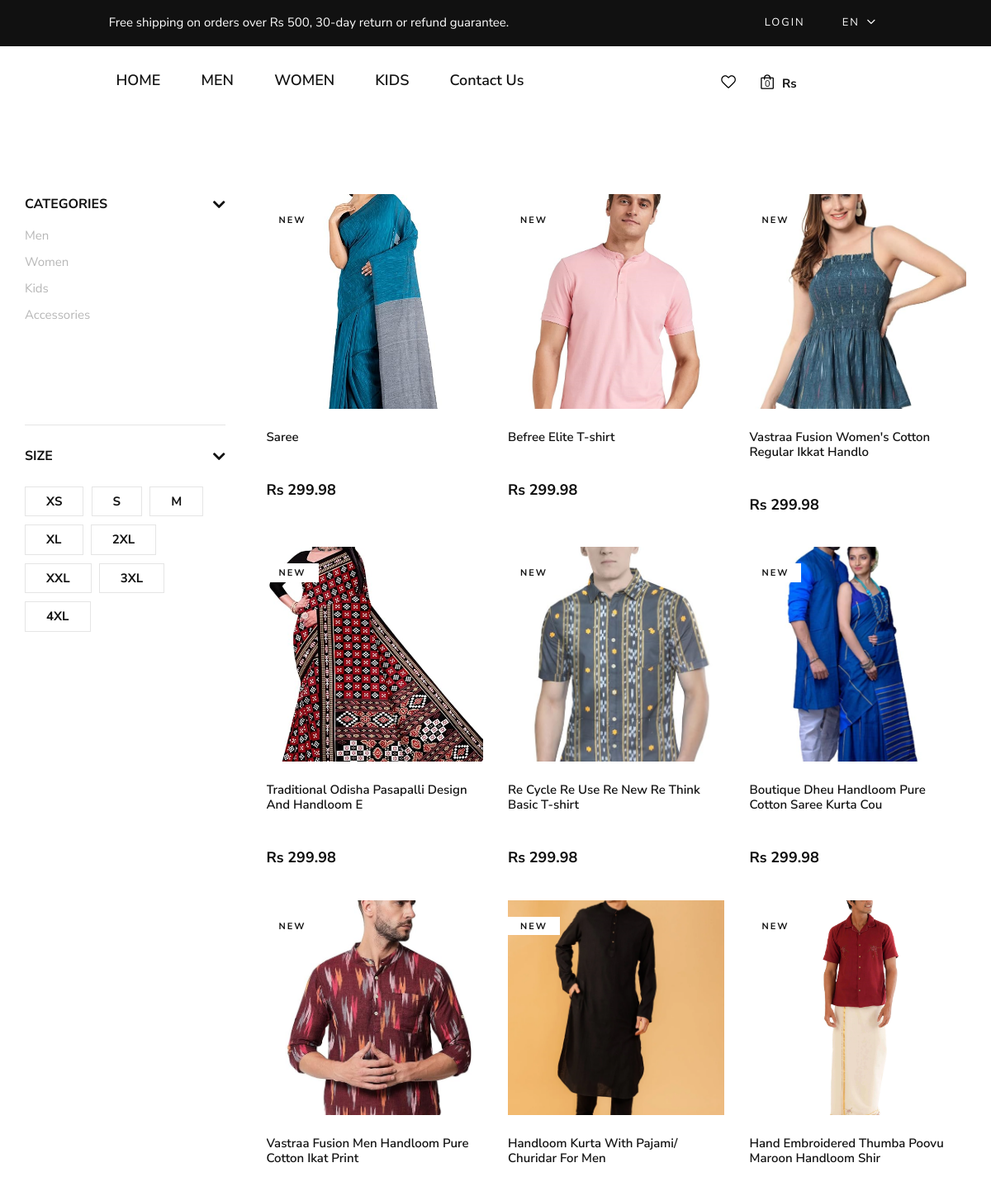
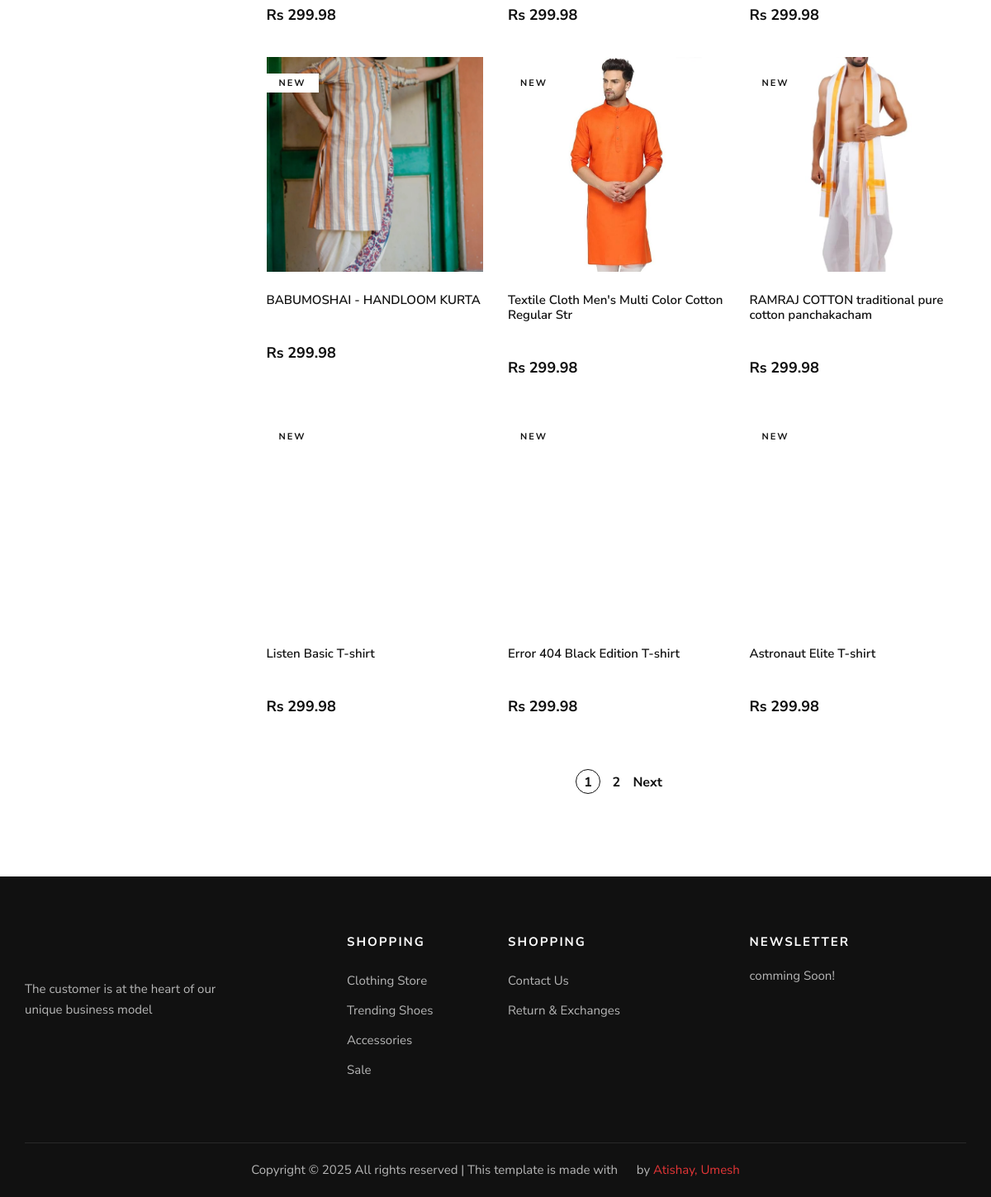
Screenshot of /products/ with the database file from the repository (2 pictures, top to bottom).
### backend/models.py (models this page shows)
class Product(models.Model):
    CATEGORY_CHOICES = (
        ('M', 'Men'),
        ('W', 'Women'),
        ('K', 'Kids'),
        ('A', 'Accessories'),
    )
    SUB_CATEGORY_CHOICES = (
    ('S', 'Shirt'),
    ('SW', 'Sport wear'),
    ('OW', 'Outwear')
    )
    LABEL_CHOICES = (
        ('NEW', 'primary'),
        ('BEST Seller', 'secondary'),
        ('N', '')
    )
    product_id = models.AutoField
    id = models.AutoField(primary_key=True, auto_created=True)
    customized = models.BooleanField(default=False)
    product_name = models.CharField(max_length=50)
    category = models.ManyToManyField('Category', through='ProductCategory')
    label = models.CharField(choices=LABEL_CHOICES, max_length=11, default="")
    subcategory = models.CharField(choices= SUB_CATEGORY_CHOICES ,max_length=50, default="")
    price = models.FloatField(default=0)
    discount_price = models.FloatField(default=0)
    pub_date = models.DateField()
    image = models.ImageField(upload_to="static", default="", blank=True, null=True)
    material = models.CharField(max_length=50, default="Coton 100%")
    description = models.TextField(default="Are you looking for a t shirt that is comfortable, stylish and affordable? Look no further than our new collection of t shirts, designed to suit any occasion and personality. Whether you want to express your creativity, show your support for a cause, or simply enjoy a casual day out, we have the perfect t shirt for you. Our t shirts are made from high-quality cotton, which is soft, breathable and durable. They come in a variety of colors, sizes and designs, so you can find the one that matches your style and mood.  Our t shirts are easy to wash and care for, and they will not fade or shrink over time. They are also eco-friendly and ethically produced, so you can wear them with confidence and pride. Order your t shirt today and enjoy free shipping for orders over Rs 500. You will love how you look and feel in our t shirts, and so will everyone else. Don't miss this opportunity to get the best t shirt ever.")
    path = models.CharField(max_length=50, default="")
    FrontCanva = models.OneToOneField('FrontCanva', on_delete=models.CASCADE, null=True, blank=True)
    BackCanva = models.OneToOneField('BackCanva', on_delete=models.CASCADE, null=True, blank=True)
    def get_absolute_url(self):
        if self.customized:
            return reverse('customized_view', args=[str(self.id)])
        else:
            return f"/product_detail/{self.id}/"

### backend/views.py (the view)
# urls.py: path('products/', views.show_products, name='show_products'),
def show_products(request, category=None, subcategory=None):
    products = Product.objects.all()
    if category:
        categories = category.split(';')
        products = products.filter(Q(category__name__in=categories))
    if subcategory:
        products = products.filter(subcategory=subcategory)
    paginator = Paginator(products, 15) # Show 15 products per page
    page_number = request.GET.get('page')
    page_obj = paginator.get_page(page_number)
    context = {'page_obj': page_obj, 'categories': Product.CATEGORY_CHOICES}
    return render(request, 'products.html', context)

### backend/templates/products.html (shortened to what this page needs)
{% extends "layout.html" %}
{% load static %}
{% block body %}
    <section class="shop spad">
        <div class="container">
            <div class="row">
                 <div class="col-lg-3">
                        <div id="filters" class="collapse">
                        <div class="shop__sidebar">
                            <div class="shop__sidebar__accordion">
                                <div class="accordion" id="accordionExample">
                                    <div class="card">
                                        <div class="card-heading">
                                            <a data-toggle="collapse" data-target="#collapseOne">Categories</a>
                                        </div>
                                        <div id="collapseOne" class="collapse show" data-parent="#accordionExample">
                                            <div class="card-body">
                                                <div class="shop__sidebar__categories">
                                                    <ul class="nice-scroll">
                                                        {% for category, label in categories %}
                                                        <li><a href="{% url 'show_products' category %}">{{ label }}</a></li>
                                                        {% endfor %}
                                                    </ul>
                                                </div>
                                            </div>
                                        </div>
                                    </div>
                                    <div class="card">
                                        <div class="card-heading">
                                            <a data-toggle="collapse" data-target="#collapseFour">Size</a>
                                        </div>
                                        <div id="collapseFour" class="collapse show" data-parent="#accordionExample">
                                            <div class="card-body">
                                                <div class="shop__sidebar__size">
                                                    <label for="xs">xs
                                                    </label>
                                                    <label for="sm">s
                                                    </label>
                                                    <label for="md">m
                                                    </label>
                                                    <label for="xl">xl
                                                    </label>
                                                    <label for="2xl">2xl
                                                    </label>
                                                    <label for="xxl">xxl
                                                    </label>
                                                    <label for="3xl">3xl
                                                    </label>
                                                    <label for="4xl">4xl
                                                    </label>
                                                </div>
                                            </div>
                                        </div>
                                    </div>
                                </div>
                            </div>
                        </div>
                    </div>
                </div>
                <div class="col-lg-9">
                    <div class="row">
                        {% for product in page_obj %}
                            <div class="col-lg-4 col-md-6 col-sm-6 col-6">
                                    <div class="product__item" data-size="{{ product.size }}" data-price="{{ product.price }}">
                                        <div class="product__item__pic set-bg" data-setbg="{% static product.path %}"
                                            onclick="window.location.href='{{ product.get_absolute_url }}'">
                                            {% if product.label != 'N' %}
                                            <span class="label">{{ product.label }}</span>
                                            {% endif %}
                                        </div>
                                        <div class="product__item__text">
                                            <h6>{{ product.product_name }}</h6>
                                            <div class="rating">
                                                <i class="fa fa-star-o"></i>
                                                <i class="fa fa-star-o"></i>
                                                <i class="fa fa-star-o"></i>
                                                <i class="fa fa-star-o"></i>
                                                <i class="fa fa-star-o"></i>
                                            </div>
                                            <h5>Rs {{ product.price|floatformat:2 }}</h5>
                                        </div>
                                    </div>
                            </div>
                                  {% endfor %}
                    </div>
                    <div class="row">
                        <div class="col-lg-12">
                            <div class="product__pagination">
                                {% for i in page_obj.paginator.page_range %}
                                    {% if page_obj.number == i %}
                                        <a class="active" href="?page={{ i }}">{{ i }}</a>
                                    {% else %}
                                        <a href="?page={{ i }}">{{ i }}</a>
                                    {% endif %}
                                {% endfor %}
                                {% if page_obj.has_next %}
                                    <a href="?page={{ page_obj.next_page_number }}">Next</a>
                                {% endif %}
                            </div>
                        </div>
                    </div>
                </div>
            </div>
        </div>
    </section>
{% endblock %}

### rows the page displays
Product: shows a picture, label "NEW", product_name "Saree", price "299.98"
Product: shows a picture, label "NEW", product_name "Befree Elite T-shirt", price "299.98"
Product: shows a picture, label "NEW", product_name "Vastraa Fusion Women's Cotton Regular Ikkat Handlo", price "299.98"
Product: shows a picture, label "NEW", product_name "Traditional Odisha Pasapalli Design And Handloom E", price "299.98"
Product: shows a picture, label "NEW", product_name "Re Cycle Re Use Re New Re Think Basic T-shirt", price "299.98"
Product: shows a picture, label "NEW", product_name "Boutique Dheu Handloom Pure Cotton Saree Kurta Cou", price "299.98"
Product: shows a picture, label "NEW", product_name "Vastraa Fusion Men Handloom Pure Cotton Ikat Print", price "299.98"
Product: shows a picture, label "NEW", product_name "Handloom Kurta With Pajami/ Churidar For Men", price "299.98"
Product: shows a picture, label "NEW", product_name "Hand Embroidered Thumba Poovu Maroon Handloom Shir", price "299.98"
Product: shows a picture, label "NEW", product_name "BABUMOSHAI - HANDLOOM KURTA", price "299.98"
Product: shows a picture, label "NEW", product_name "Textile Cloth Men's Multi Color Cotton Regular Str", price "299.98"
Product: shows a picture, label "NEW", product_name "RAMRAJ COTTON traditional pure cotton panchakacham", price "299.98"
Product: label "NEW", product_name "Listen Basic T-shirt", price "299.98"
Product: label "NEW", product_name "Error 404 Black Edition T-shirt", price "299.98"
Product: label "NEW", product_name "Astronaut Elite T-shirt", price "299.98"

### other values shown
{{ label }} "Men" "Women" "Kids" "Accessories"
{{ i }} "1"
{{ i }} "2"
